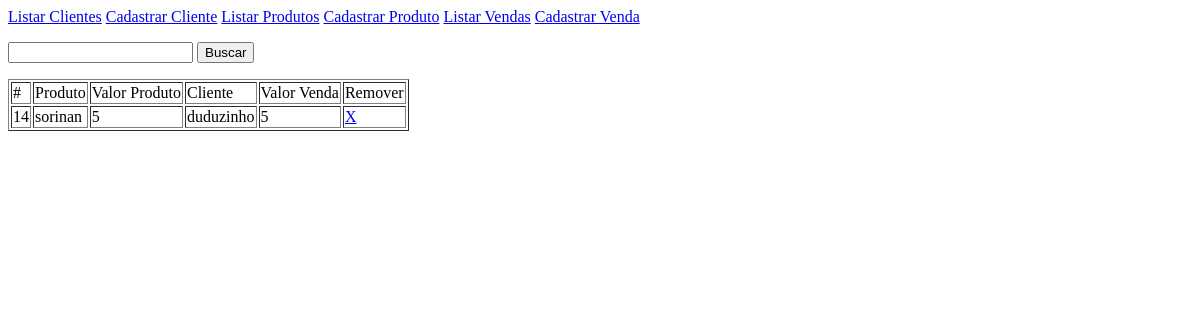
The page /venda_listar.php on the database as committed earlier.
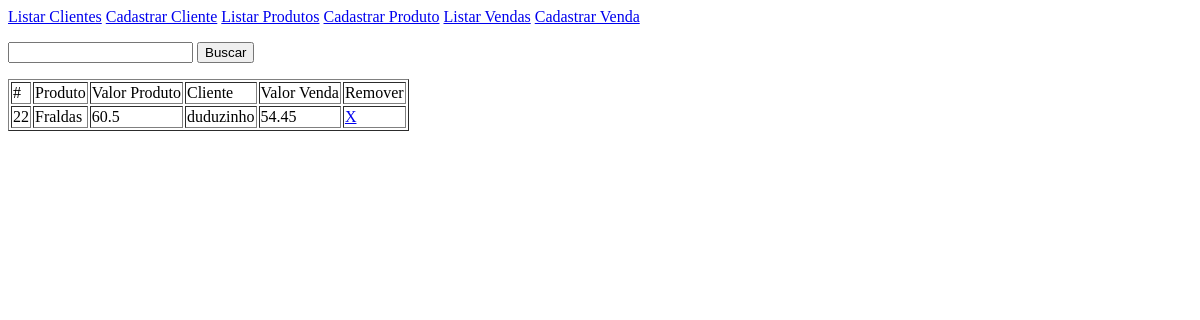
The same page on the database as committed later.
### tables this page shows
CREATE TABLE venda ( id integer primary key autoincrement, produto integer references produto (id), cliente integer references cliente (id), datahora datetime, valor float );

### venda_listar.php (the view, shortened to what this page needs)
<?php
	$busca = '';
	$sql = " select v.id, p.anvisa, p.nome pnome, p.valor pvalor, c.cpf, c.nome cnome, v.valor vvalor from venda v join cliente c on c.id = v.cliente join produto p on p.id = v.produto where p.nome || c.nome like '%" . $busca . "%' ";
	$conexao = new pdo ('sqlite:banco.sqlite');
	$resultado = $conexao->query($sql)->fetchAll();
?>
<html>
	<head>
	</head>
	<body>
<?php
		require 'menu.php';
?>
		<form id="busca">
			<p>
				<input type="text" name="busca" autocomplete="off" />
				<button type="submit" formmethod="post" formaction="venda_listar.php">Buscar</button>
			</p>
		</form>
		<table border="1">
			<tr>
				<td>#</td>
				<td>Produto</td>
				<td>Valor Produto</td>
				<td>Cliente</td>
				<td>Valor Venda</td>
				<td>Remover</td>
			</tr>
<?php
	foreach ( $resultado as $tupla ) {
?>
			<tr>
				<td><?php print $tupla['id']; ?></td>
				<td><?php print $tupla['pnome']; ?></td>
				<td><?php print $tupla['pvalor']; ?></td>
				<td><?php print $tupla['cnome']; ?></td>
				<td><?php print $tupla['vvalor']; ?></td>
				<td><a href="venda_delete.php?id=<?php print $tupla['id']; ?>"> X </a></td>
			</tr>
<?php
	}
?>
		</table>
	</body>
</html>

### menu.php
<p>
	<a href="cliente_listar.php">Listar Clientes</a>
	<a href="cliente_cadastro.php">Cadastrar Cliente</a>
	<a href="produto_listar.php">Listar Produtos</a>
	<a href="produto_cadastro.php">Cadastrar Produto</a>
	<a href="venda_listar.php">Listar Vendas</a>
	<a href="venda_cadastro.php">Cadastrar Venda</a>
</p>

Rows that differ between the two databases and show on the page:
removed venda: id "14", pnome "sorinan", pvalor "5", cnome "duduzinho", vvalor "5"
added venda: id "22", pnome "Fraldas", pvalor "60.5", cnome "duduzinho", vvalor "54.45"
